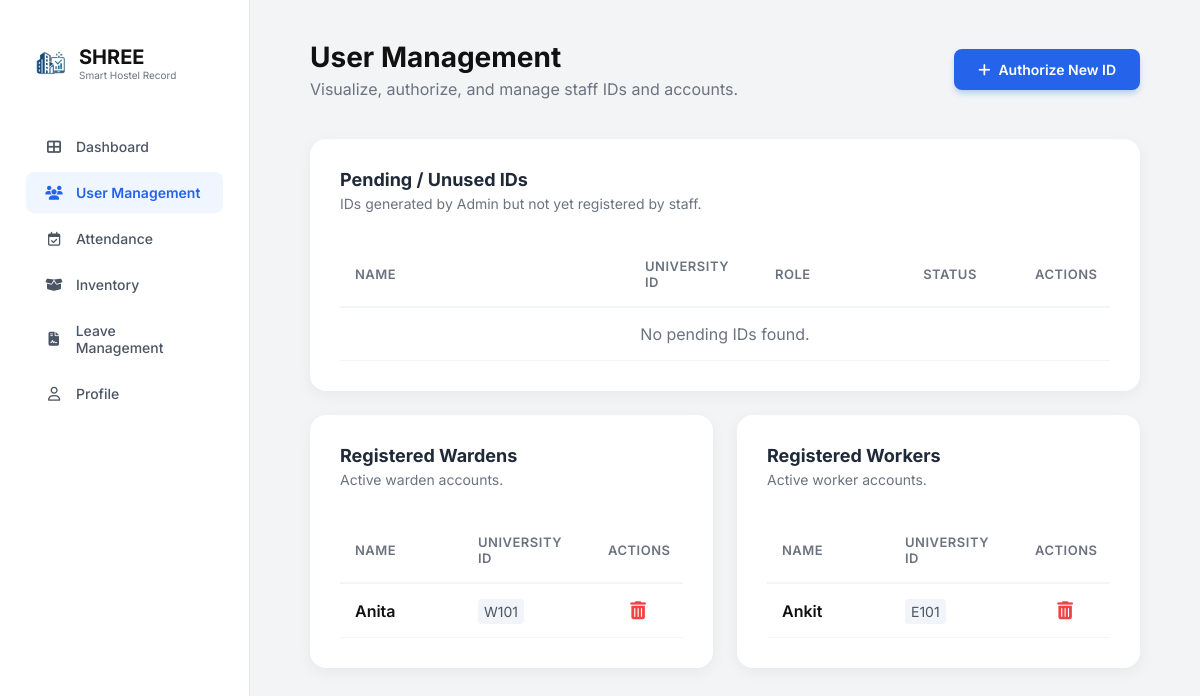
Page /Shree-admin/users/ on the committed database.
### accounts/models.py (models this page shows, shortened)
class UniversityID(models.Model):
    ROLE_CHOICES = (
        ('warden', 'Warden'),
        ('worker', 'Worker'),
    )
    university_id = models.CharField(max_length=50, unique=True)
    full_name = models.CharField(max_length=100)
    role = models.CharField(max_length=20, choices=ROLE_CHOICES)
    is_used = models.BooleanField(default=False)

### Shree1/views.py (the view)
# urls.py: path('Shree-admin/users/', views.admin_user_management, name='admin_user_management'),
def admin_user_management(request):  #sneha ka new update
    unused_ids = UniversityID.objects.filter(is_used=False)
    wardens = UniversityID.objects.filter(is_used=True, role__iexact='warden')
    workers = UniversityID.objects.filter(is_used=True, role__iexact='worker')
    context = {
        'unused_ids': unused_ids,
        'wardens': wardens,
        'workers': workers,
    }
    return render(request, 'Shree1/admin_user_management.html', context)

### templates/Shree1/admin_user_management.html (shortened to what this page needs)
{% load static %}
<!doctype html>
<html lang="en">
  <head>
    <link
      rel="stylesheet"
      href="{% static 'Shree1/css/dashboardAdmin.css' %}"
    />
    <link
      rel="stylesheet"
      href="{% static 'Shree1/css/admin_user_management.css' %}"
    />
    <link
      rel="stylesheet"
      href="https://cdnjs.cloudflare.com/ajax/libs/font-awesome/6.5.1/css/all.min.css"
    />
  </head>
  <body>
    <div class="admin-page-container">
      <aside class="sidebar">
        <div class="logo-area">
          <img
            src="{% static 'Shree1/images/logo_img.jpeg' %}"
            alt="SHREE Logo"
            class="nav-logo-file"
          />
          <div class="logo-text">
            <h2 class="brand-name">SHREE</h2>
            <p class="brand-subtext">Smart Hostel Record</p>
          </div>
        </div>
        <nav class="side-nav">
          <a href="{% url 'admin_dashboard' %}" class="nav-link">
            <i class="fa-solid fa-table-cells-large nav-icon"></i> Dashboard
          </a>
          <a href="{% url 'admin_user_management' %}" class="nav-link active">
            <i class="fa-solid fa-users nav-icon"></i> User Management
          </a>
          <a href="{% url 'admin_attendance' %}" class="nav-link">
            <i class="fa-regular fa-calendar-check nav-icon"></i> Attendance
          </a>
          <a href="{% url 'admin_inventory' %}" class="nav-link">
            <i class="fa-solid fa-box-open nav-icon"></i> Inventory
          </a>
          <a href="{% url 'admin_leave_Management' %}" class="nav-link">
            <i class="fa-solid fa-file-contract nav-icon"></i> Leave Management
          </a>
          <a href="{% url 'admin_profile' %}" class="nav-link">
            <i class="fa-regular fa-user nav-icon"></i> Profile
          </a>
        </nav>
      </aside>
      <main class="main-body">
        <header class="main-header">
          <div class="header-left">
            <h1>User Management</h1>
            <p class="header-subtitle">
              Visualize, authorize, and manage staff IDs and accounts.
            </p>
          </div>
          <div class="header-right">
            <button class="add-new-btn" onclick="openModal()">
              <i class="fa-solid fa-plus"></i> Authorize New ID
            </button>
          </div>
        </header>
        <div class="white-card mb-4">
          <div class="card-header-bar">
            <h3>Pending / Unused IDs</h3>
            <p class="card-subtitle">
              IDs generated by Admin but not yet registered by staff.
            </p>
          </div>
          <table class="user-data-table">
            <thead>
              <tr>
                <th class="col-name">Name</th>
                <th class="col-id">University ID</th>
                <th class="col-role">Role</th>
                <th class="col-status">Status</th>
                <th class="col-actions">Actions</th>
              </tr>
            </thead>
            <tbody>
              {% for id_obj in unused_ids %}
              <tr>
                <td class="col-name font-bold">{{ id_obj.full_name }}</td>
                <td class="col-id"><code>{{ id_obj.university_id }}</code></td>
                <td class="col-role">{{ id_obj.role|capfirst }}</td>
                <td class="col-status">
                  <span class="status-indicator pending">
                    <i class="fa-solid fa-clock"></i> Not Used
                  </span>
                </td>
                <td class="col-actions">
                  <a
                    href="{% url 'delete_uni_id' id_obj.id %}"
                    class="delete-icon-btn"
                    title="Revoke ID"
                  >
                    <i class="fa-solid fa-trash-can"></i>
                  </a>
                </td>
              </tr>
              {% empty %}
              <tr>
                <td colspan="5" class="empty-state">No pending IDs found.</td>
              </tr>
              {% endfor %}
            </tbody>
          </table>
        </div>
        <div class="registered-staff-grid">
          <div class="white-card">
            <div class="card-header-bar">
              <h3>Registered Wardens</h3>
              <p class="card-subtitle">Active warden accounts.</p>
            </div>
            <table class="user-data-table">
              <thead>
                <tr>
                  <th class="col-name">Name</th>
                  <th class="col-id">University ID</th>
                  <th class="col-actions">Actions</th>
                </tr>
              </thead>
              <tbody>
                {% for warden in wardens %}
                <tr>
                  <td class="col-name font-bold">{{ warden.full_name }}</td>
                  <td class="col-id">
                    <code>{{ warden.university_id }}</code>
                  </td>
                  <td class="col-actions">
                    <a
                      href="{% url 'delete_uni_id' warden.id %}"
                      class="delete-icon-btn"
                      title="Revoke ID"
                    >
                      <i class="fa-solid fa-trash-can"></i>
                    </a>
                  </td>
                </tr>
                {% empty %}
                <tr>
                  <td colspan="3" class="empty-state">
                    No registered wardens.
                  </td>
                </tr>
                {% endfor %}
              </tbody>
            </table>
          </div>
          <div class="white-card">
            <div class="card-header-bar">
              <h3>Registered Workers</h3>
              <p class="card-subtitle">Active worker accounts.</p>
            </div>
            <table class="user-data-table">
              <thead>
                <tr>
                  <th class="col-name">Name</th>
                  <th class="col-id">University ID</th>
                  <th class="col-actions">Actions</th>
                </tr>
              </thead>
              <tbody>
                {% for worker in workers %}
                <tr>
                  <td class="col-name font-bold">{{ worker.full_name }}</td>
                  <td class="col-id">
                    <code>{{ worker.university_id }}</code>
                  </td>
                  <td class="col-actions">
                    <a
                      href="{% url 'delete_uni_id' worker.id %}"
                      class="delete-icon-btn"
                      title="Revoke ID"
                    >
                      <i class="fa-solid fa-trash-can"></i>
                    </a>
                  </td>
                </tr>
                {% empty %}
                <tr>
                  <td colspan="3" class="empty-state">
                    No registered workers.
                  </td>
                </tr>
                {% endfor %}
              </tbody>
            </table>
          </div>
        </div>
      </main>
    </div>
  </body>
</html>

### static/Shree1/css/dashboardAdmin.css (style rules this page uses)
:root { --primary-blue: #2563eb; --primary-bg-blue: #eff6ff; --text-dark: #1e293b; --text-light: #64748b; --bg-main: #fafafa; --white: #ffffff; --border-color: #f1f5f9; --blue-accent: #3b82f6; --green-accent: #10b981; --red-accent: #ef4444; --yellow-accent: #f59e0b; --orange-accent: #f97316; }
* { margin: 0; padding: 0; box-sizing: border-box; font-family: "Inter", sans-serif; }
body { background-color: var(--bg-main); color: var(--text-dark); }
.sidebar { width: 250px; background: var(--white); border-right: 1px solid var(--border-color); padding: 20px 10px; display: flex; flex-direction: column; position: fixed; height: 100vh; left: 0; top: 0; z-index: 100; }
.nav-logo-file { width: 32px !important; height: auto !important; object-fit: contain; }
.header-right { display: flex; align-items: center; gap: 25px; }

### static/Shree1/css/admin_user_management.css (style rules this page uses)
* { box-sizing: border-box; }
body { margin: 0; font-family: "Inter", "Segoe UI", sans-serif; background-color: #f3f4f6; color: #1f2937; }
.admin-page-container { display: flex; min-height: 100vh; }
.sidebar { width: 250px; background: white; border-right: 1px solid #e5e7eb; position: sticky; top: 0; height: 100vh; }
.logo-area { display: flex; align-items: center; gap: 12px; padding: 25px; margin-bottom: 20px; }
.nav-logo-file { width: 45px; border-radius: 8px; }
.brand-name { margin: 0; font-size: 20px; font-weight: 700; color: #111; }
.brand-subtext { margin: 0; font-size: 10px; color: #6b7280; }
.side-nav { display: flex; flex-direction: column; gap: 5px; }
.nav-link { display: flex; align-items: center; gap: 12px; padding: 12px 18px; text-decoration: none; color: #4b5563; border-radius: 8px; margin: 0 16px; font-size: 14px; font-weight: 500; }
.nav-link.active { background: #eff6ff; color: #2563eb; font-weight: 600; }
.nav-icon { width: 20px; text-align: center; }
.main-body { flex: 1; padding: 40px 60px; }
.main-header { display: flex; justify-content: space-between; align-items: center; margin-bottom: 40px; }
.header-left h1 { font-size: 28px; margin: 0; font-weight: 700; color: #111; }
.header-subtitle { color: #6b7280; margin: 5px 0 0 0; }
.add-new-btn { background-color: #2563eb; color: white; padding: 12px 24px; border-radius: 8px; border: none; font-weight: 600; font-size: 14px; cursor: pointer; display: flex; align-items: center; gap: 8px; box-shadow: 0 4px 6px -1px rgba(37, 99, 235, 0.3); }
.white-card { background: white; border-radius: 16px; box-shadow: 0 4px 15px rgba(0, 0, 0, 0.05); overflow: hidden; padding: 30px; }
.card-header-bar { margin-bottom: 30px; }
.card-header-bar h3 { font-size: 18px; margin: 0; color: #1f2937; }
.card-subtitle { color: #6b7280; margin: 5px 0 0 0; font-size: 14px; }
.user-data-table { width: 100%; border-collapse: collapse; table-layout: fixed; }
.user-data-table th, .user-data-table td { padding: 16px 15px; border-bottom: 1px solid #f3f4f6; vertical-align: middle; }
.user-data-table th { color: #6b7280; font-size: 13px; font-weight: 600; text-transform: uppercase; letter-spacing: 0.5px; border-bottom: 2px solid #f1f5f9; }
.col-name { width: 100%; text-align: left; }
.col-id { width: 130px; text-align: left; }
.col-role { width: 120px; text-align: left; }
.col-status { width: 140px; text-align: center; }
.col-actions { width: 90px; text-align: center; }
.font-bold { font-weight: 600; color: #111; }
.col-role { color: #6b7280; }
.col-id code { background: #f1f5f9; padding: 4px 6px; border-radius: 4px; font-size: 14px; color: #4b5563; }
.empty-state { text-align: center; color: #6b7280; padding: 20px; }
.delete-icon-btn { color: #ef4444; font-size: 18px; transition: 0.2s; display: inline-block; }
.mb-4 { margin-bottom: 24px; }
.registered-staff-grid { display: grid; grid-template-columns: 1fr 1fr; gap: 24px; align-items: start; }

### rows in the picture
UniversityID: full_name "Anita", university_id "W101"
UniversityID: full_name "Ankit", university_id "E101"
